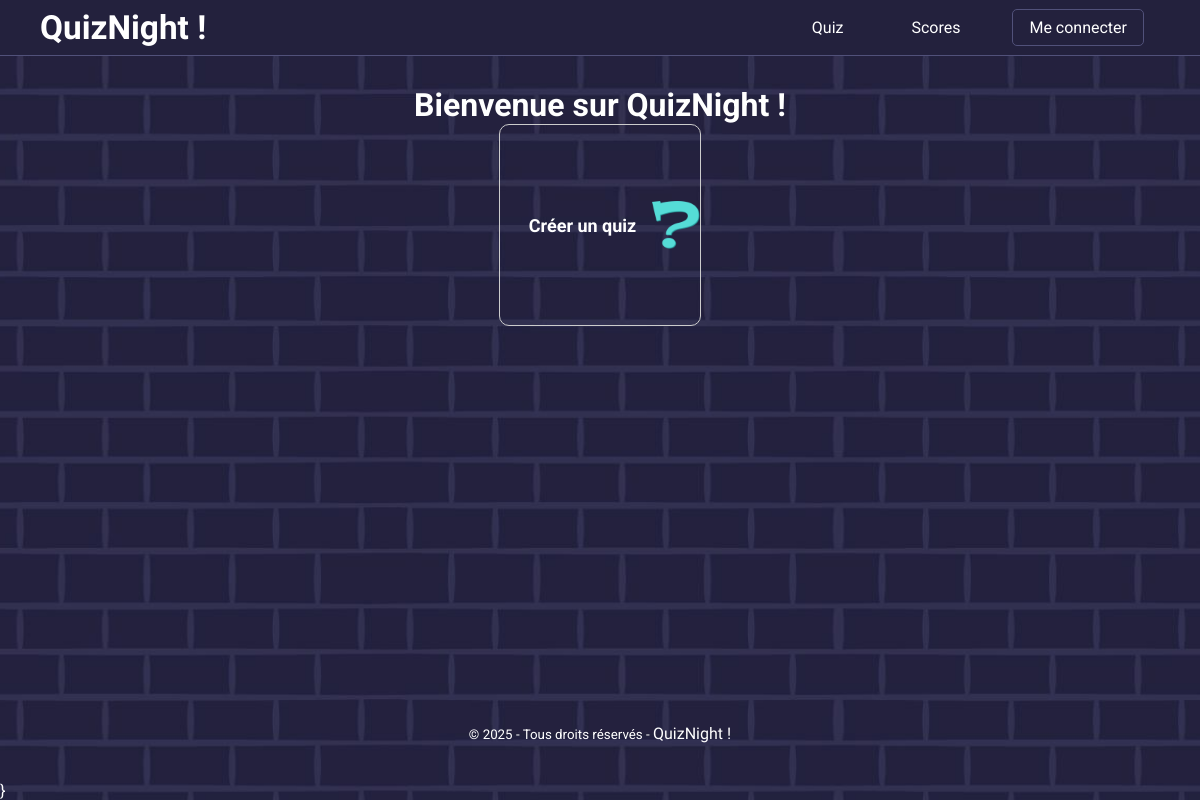
/dashboard.php, run on an earlier commit of the app's database.
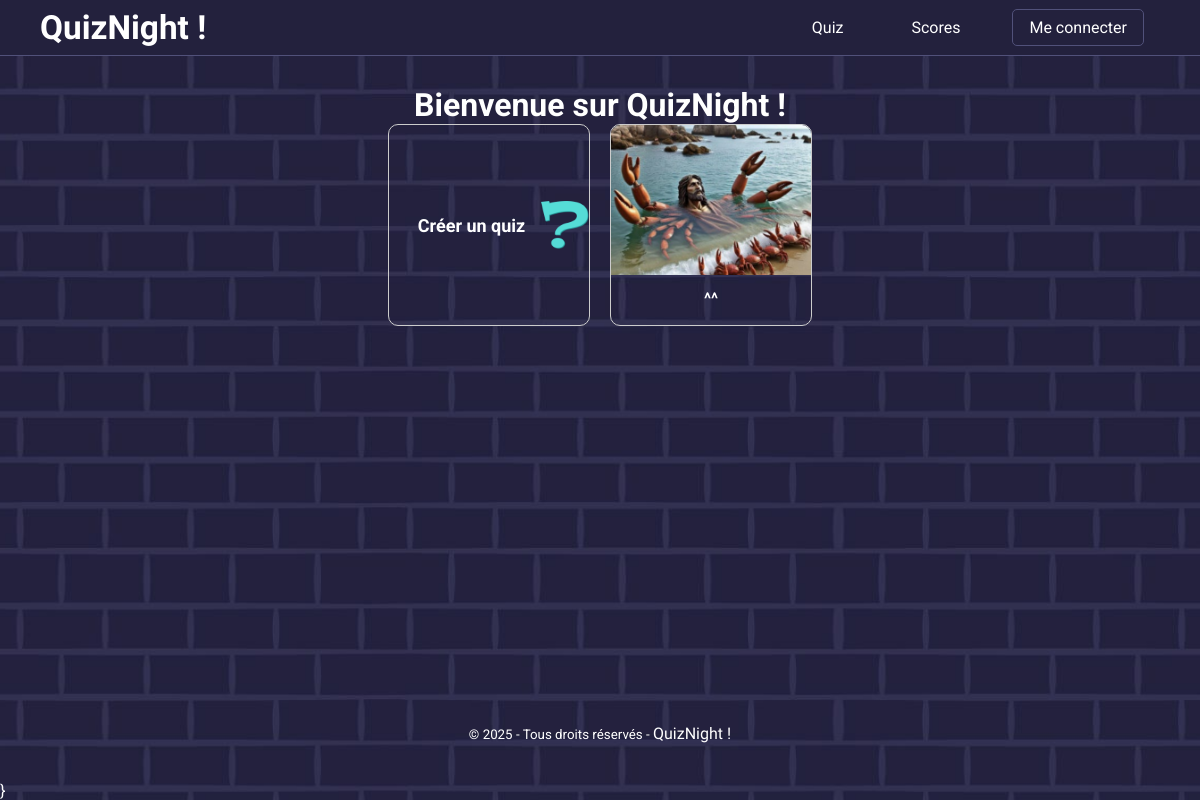
And on a later commit of the database.
### tables this page shows
CREATE TABLE IF NOT EXISTS `quizzes` (
  `id` int NOT NULL AUTO_INCREMENT,
  `name` varchar(255) NOT NULL,
  `image` varchar(255) NOT NULL,
  `num_questions` int NOT NULL,
  `description` text NOT NULL,
  `created_by` int NOT NULL,
  `created_at` timestamp NOT NULL DEFAULT CURRENT_TIMESTAMP,
  PRIMARY KEY (`id`),
  UNIQUE KEY `name` (`name`),
  KEY `created_by` (`created_by`)
);

### dashboard.php (the view, shortened to what this page needs)
<?php
require_once 'views/header.php';
$stmt = $pdo->query("SELECT id, name, image FROM quizzes");
$quizzes = $stmt->fetchAll(PDO::FETCH_ASSOC);
    ?>
    <main>
        <h1>Bienvenue sur QuizNight !</h1>
        <div class="quiz-container">
            <div class="quiz-card create-quiz">
                <a href="init_quiz.php">
                    <div class="quiz-content">
                        <p>Créer un quiz</p>
                    </div>
                </a>
            </div>
            <?php foreach ($quizzes as $quiz) : ?>
                <div class="quiz-card">
                    <a href="play_quiz.php?id=<?= $quiz['id'] ?>">
                        <img src="uploads/<?= htmlspecialchars($quiz['image']) ?>" alt="<?= htmlspecialchars($quiz['name']) ?>">
                        <div class="quiz-title"><?= htmlspecialchars($quiz['name']) ?></div>
                    </a>
                </div>
            <?php endforeach; ?>
        </div>
    </main>
    <?php require_once 'views/footer.php'; ?>
    }

### views/header.php (shortened to what this page needs)
<!DOCTYPE html>
<html lang="en">
<head>
    <link rel="stylesheet" href="/quiznight-PHP/assets/style.css?v=<?php echo time(); ?>">
</head>
<body>
<header>
    <nav class="navbar">
        <article class="My Website">
            <a href="/quiznight-PHP/index.php"
            aria-label="Accéder à l'accueil du site"><h1>QuizNight !</h1></a>
        </article>
        <article class="nav-link">
            <ul>
                <li><a href="dashboard.php" aria-label="Accéder aux quiz">Quiz</a></li>
                <li><a href="#" aria-label="Accéder aux scores">Scores</a></li>
                <?php if (isset($_SESSION["username"])) : ?>
                    <li><a href="user_update.php"
                aria-label="Accéder à mon compte"><?php echo $_SESSION["username"] ?></a></li>
                <li class="connection"><a href="?action=logout"
                aria-label="Me déconnecter">Me déconnecter</a></li>
                <?php else: ?>
                    <li class="connection"><a href="/quiznight-PHP/views/user_login.php"
                aria-label="Accéder à me connecter">Me connecter</a></li>
                <?php endif; ?>
            </ul>
        </article>
    </nav>
</header>

### views/footer.php
<footer>
    <p class="copyright">© 2025 - Tous droits réservés - <a href="index.php"
    aria-label="Accéder à la page d'accueil">QuizNight !</a></p>
</footer>

### assets/style.css (style rules this page uses)
:root { --primary: #23213D; --secondary: #51517A; --secondary-70: rgb(81, 81, 122, 0.7); --tertiary: #55DCD7; --white-:#FFFFFF; }
* { padding: 0px; margin: 0px; text-decoration: none; list-style-type: none; border: none; color: var(--white-); }
body { background-color: var(--primary); background-image: url("./img/background.jpg"); background-size: cover; background-position: center; background-repeat: no-repeat; background-attachment: fixed; min-height: 100vh; display: flex; flex-direction: column; font-family: "Roboto", serif; gap: 30px; }
main { display: flex; flex-direction: column; justify-content: space-between; align-items: center; }
.quiz-container { display: flex; flex-wrap: wrap; gap: 20px; justify-content: center; }
.quiz-card { width: 200px; text-align: center; border: 1px solid #ccc; border-radius: 10px; overflow: hidden; transition: transform 0.2s; }
.quiz-card a { text-decoration: none; color: inherit; display: block; }
.quiz-card img { width: 100%; height: 150px; object-fit: cover; }
.quiz-title { padding: 10px; font-size: 16px; font-weight: bold; }

What changed in the data, as far as the page shows it:
added quizzes: image (picture), name "^^"
